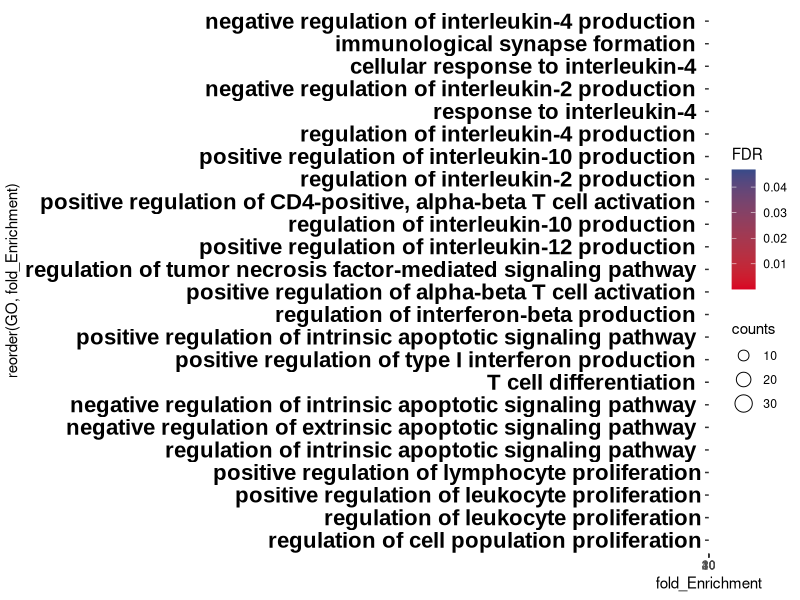

Write the R code that produced this figure.
library(ggplot2)
setwd("~/gse184053/data/data_finally")
a<-read.table("Enrichment_plot.txt", head=TRUE, sep="\t")
S1<- ggplot(a, aes(x= fold_Enrichment, y=reorder(GO, fold_Enrichment), size=counts,fill=FDR)) + geom_point(shape = 21) +theme_bw() +theme()
S1=S1+ scale_fill_continuous(low = '#d90424', high = '#374a89')+scale_x_continuous(
  labels = scales::number_format(accuracy = 0.1))+ theme(axis.text.y = element_text(size = 16, family = "Arial", color = "black", face = "bold"))+xlab("fold_Enrichment")+scale_x_continuous(breaks = seq(0, 45, by = 10))
S1